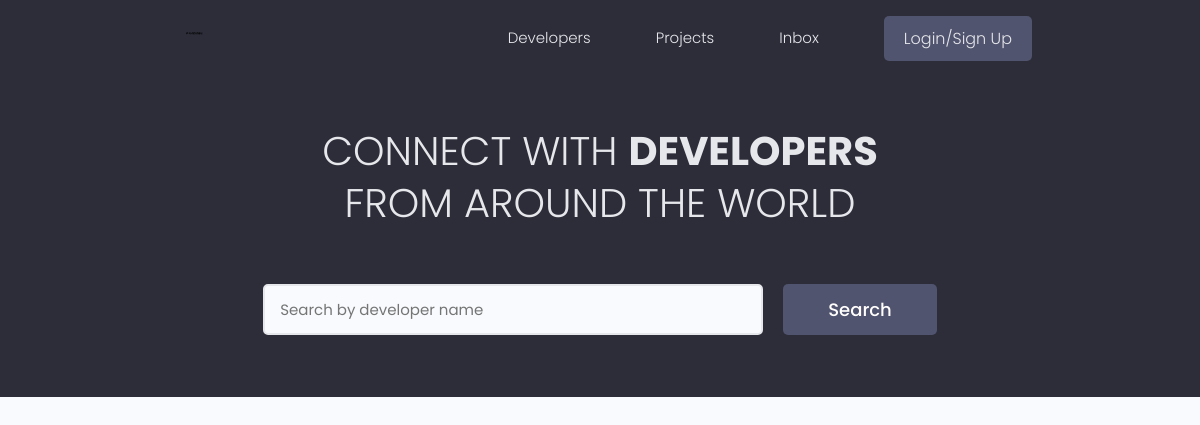
/, run on an earlier commit of the app's database.
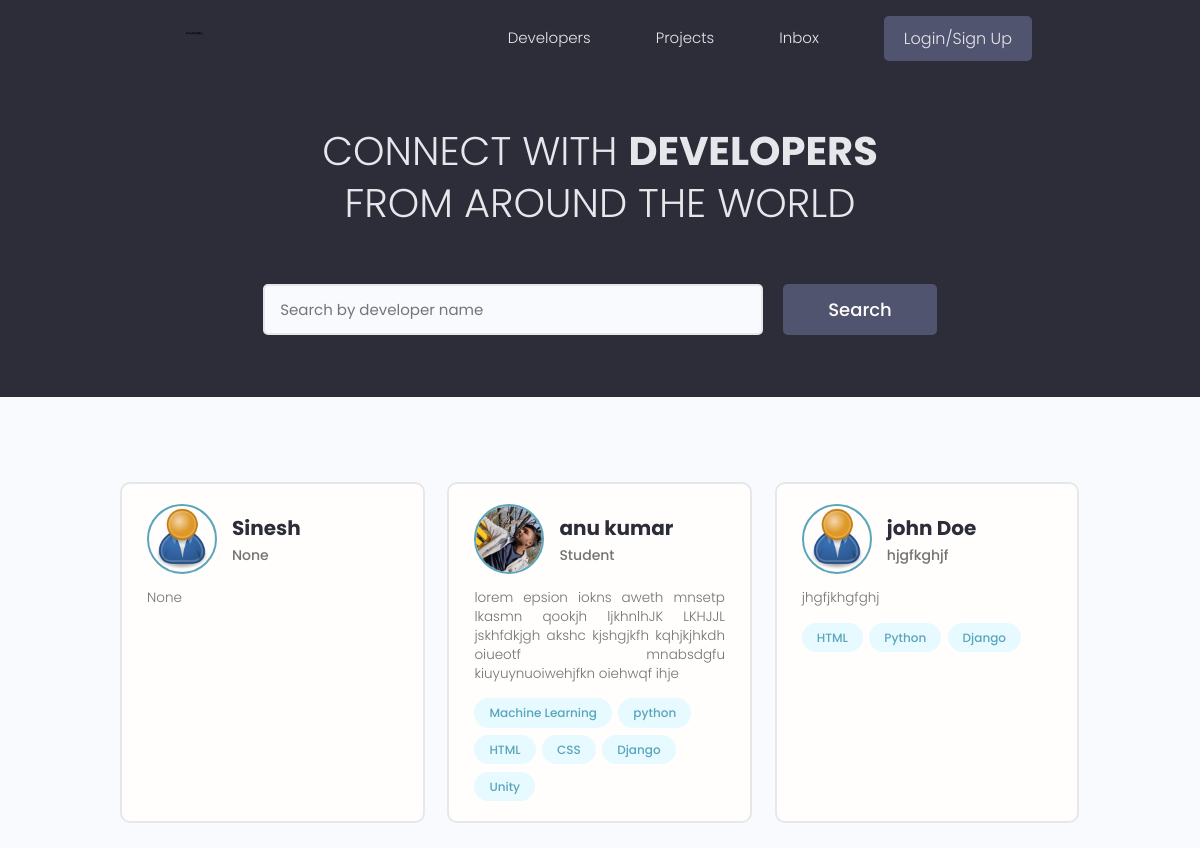
And on a later commit of the database.
### users/models.py (models this page shows, shortened)
class Profiles(models.Model):
    user = models.OneToOneField(User , on_delete = models.CASCADE ,null= True , blank=True)
    name = models.CharField(max_length=200 , blank=True ,null=True)
    email = models.EmailField(max_length=500 ,blank=True, null=True)
    username = models.CharField(max_length=200 , blank=True ,null=True)
    location = models.CharField(max_length=200 , blank=True ,null=True)
    short_intro = models.CharField(max_length=200 , blank=True ,null=True)
    bio = models.TextField(blank=True, null=True)
    profile_image = models.ImageField(null=True, blank =True ,upload_to ='profiles/',default='profiles/user-default.png')
    social_github = models.CharField(max_length=200,blank=True,null=True)
    social_twitter = models.CharField(max_length=200,blank=True,null=True)
    social_linkdin = models.CharField(max_length=200,blank=True,null=True)
    social_youtube = models.CharField(max_length=200,blank=True,null=True)
    social_website = models.CharField(max_length=200,blank=True,null=True)
    created = models.DateTimeField(auto_now_add=True)
    id = models.UUIDField(default=uuid.uuid4,unique=True,primary_key=True,editable=False)

class Skill(models.Model):
    owner = models.ForeignKey(Profiles,on_delete=models.CASCADE,null=True,blank=True)
    name =  models.CharField(max_length=200,blank=True,null=True)
    description = models.TextField(null =True,blank=True)
    created = models.DateTimeField(auto_now_add=True)
    id = models.UUIDField(default=uuid.uuid4,unique=True,primary_key=True,editable=False)
    def __str__(self):
        return str(self.name)

### users/views.py (the view)
# urls.py: path('',views.profiles ,name="profiles"),
def profiles(request):
    profiles , search_query = searchProfiles(request)
    context = {'profiles':profiles, 'search_query': search_query}
    return render(request,'users/profiles.html',context)

### users/utils.py (called while the page is built)
def searchProfiles(request):
    search_query = ''
    if request.GET.get('search_query'):
        search_query = request.GET.get('search_query')
    skills = Skill.objects.filter(name__icontains = search_query)
    profiles = Profiles.objects.distinct().filter(
        Q(name__icontains=search_query) |
        Q(short_intro__icontains = search_query)|
        Q(skill__in = skills)
        )
    return profiles , search_query

### users/templates/users/profiles.html (shortened to what this page needs)
{% extends 'main.html' %}
{% block content %}
  <main class="home">
    <section class="hero-section text-center">
      <div class="container container--narrow">
        <div class="hero-section__box">
          <h2>CONNECT WITH <span>DEVELOPERS</span></h2>
          <h2>FROM AROUND THE WORLD</h2>
        </div>
        <div class="hero-section__search">
          <form class="form" action="#" method="get">
            <div class="form__field">
              <input class="input input--text" id="formInput#search" type="text" name="search_query"
              value="{{search_query}}" placeholder="Search by developer name" />
            </div>
            <input class="btn btn--sub btn--lg" type="submit" value="Search" />
          </form>
        </div>
      </div>
    </section>
    <section class="devlist">
      <div class="container">
        <div class="grid grid--three">
          {% for profile in profiles %}
          <div class="column card">
            <div class="dev">
              <a href="{% url 'user-profile' profile.id %}" class="card__body">
                <div class="dev__profile">
                  <img class="avatar avatar--md" src="{{ profile.profile_image.url }}" alt="image" />
                  <div class="dev__meta">
                    <h3>{{profile.name}}</h3>
                    <h5>{{profile.short_intro|slice:"60"}}</h5>
                  </div>
                </div>
                <p class="dev__info">
                    {{profile.bio|slice:'150'}}
                </p>
                <div class="dev__skills">
                    {% for skill in profile.skill_set.all|slice:"6" %}
                    <span class="tag tag--pill tag--main">
                        <small>{{skill}}</small>
                    </span>
                    {% endfor %}
                </div>
              </a>
            </div>
          </div>
        {% endfor %}
        </div>
      </div>
    </section>
  </main>
{% endblock content %}

What changed in the data, as far as the page shows it:
added Profiles: profile_image (placeholder picture), name "Sinesh", short_intro "None", bio "None"
added Profiles: profile_image (picture), name "anu kumar", short_intro "Student", bio "lorem epsion iokns aweth mnsetp lkasmn qookjh ljkhnlhJK LKHJJL jskhfdkjgh akshc kjshgjkfh kqhjkjhkdh oiueotf mnabsdgfu kiuyuynuoiwehjfkn oiehwqf ihje"
added Skill: name "Machine Learning", shown under "anu kumar"
added Skill: name "python", shown under "anu kumar"
added Skill: name "HTML", shown under "anu kumar"
added Skill: name "CSS", shown under "anu kumar"
added Skill: name "Django", shown under "anu kumar"
added Skill: name "Unity", shown under "anu kumar"
added Profiles: profile_image (placeholder picture), name "john Doe", short_intro "hjgfkghjf", bio "jhgfjkhgfghj"
added Skill: name "HTML", shown under "john Doe"
added Skill: name "Python", shown under "john Doe"
added Skill: name "Django", shown under "john Doe"
